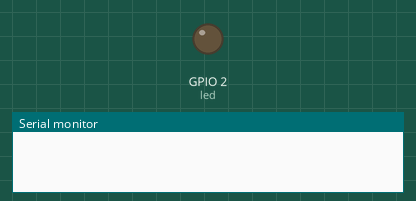
Bench run of a sketch on a simulated ESP32. On the bench: output pins drawn as LEDs (lit = HIGH), the last lines printed to the serial monitor. At 4.0 s the program puts the board to deep sleep or switches it off; the recording ends there.

Above: at 0.0 s.
At 1.1 s:
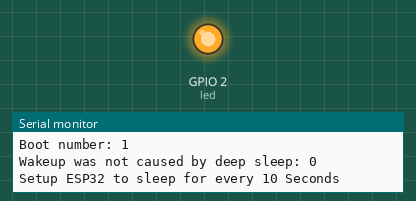
Timing chart, 0 to 4.0 s (numbered marks = the images above):
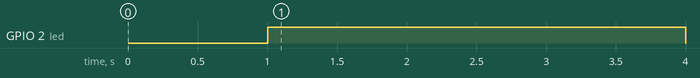

The sketch:

sleepled.ino
```cpp
#define uS_TO_S_FACTOR 1000000ULL  /* Conversion factor for micro seconds to seconds */
#define TIME_TO_SLEEP  10      /* Time ESP32 will go to sleep (in seconds) */

RTC_DATA_ATTR int bootCount = 0;
const int led = 2;


/*
Method to print the reason by which ESP32
has been awaken from sleep
*/
void print_wakeup_reason(){
  esp_sleep_wakeup_cause_t wakeup_reason;

  wakeup_reason = esp_sleep_get_wakeup_cause();

  switch(wakeup_reason)
  {
    case ESP_SLEEP_WAKEUP_EXT0 : Serial.println("Wakeup caused by external signal using RTC_IO"); break;
    case ESP_SLEEP_WAKEUP_EXT1 : Serial.println("Wakeup caused by external signal using RTC_CNTL"); break;
    case ESP_SLEEP_WAKEUP_TIMER : Serial.println("Wakeup caused by timer"); break;
    case ESP_SLEEP_WAKEUP_TOUCHPAD : Serial.println("Wakeup caused by touchpad"); break;
    case ESP_SLEEP_WAKEUP_ULP : Serial.println("Wakeup caused by ULP program"); break;
    default : Serial.printf("Wakeup was not caused by deep sleep: %d\n",wakeup_reason); break;
  }
}

void setup(){
  pinMode(led, OUTPUT);
  Serial.begin(115200);
  delay(1000); //Take some time to open up the Serial Monitor

  //Increment boot number and print it every reboot
  ++bootCount;
  Serial.println("Boot number: " + String(bootCount));

  //Print the wakeup reason for ESP32
  print_wakeup_reason();

  /*
  First we configure the wake up source
  We set our ESP32 to wake up every 5 seconds
  */
  esp_sleep_enable_timer_wakeup(TIME_TO_SLEEP * uS_TO_S_FACTOR);
  Serial.println("Setup ESP32 to sleep for every " + String(TIME_TO_SLEEP) +
  " Seconds");

  digitalWrite(led, HIGH);  // turn the LED on (HIGH is the voltage level)
  delay(3000);                      // wait for a second
  digitalWrite(led, LOW);

  Serial.println("Going to sleep now");
  Serial.flush();
  esp_deep_sleep_start();
  Serial.println("This will never be printed");
}

void loop(){
  //This is not going to be called
}
```

Measured:
- by itself, GPIO 2 (led): LOW → HIGH at 1.0 s, → LOW 3.0 s later
